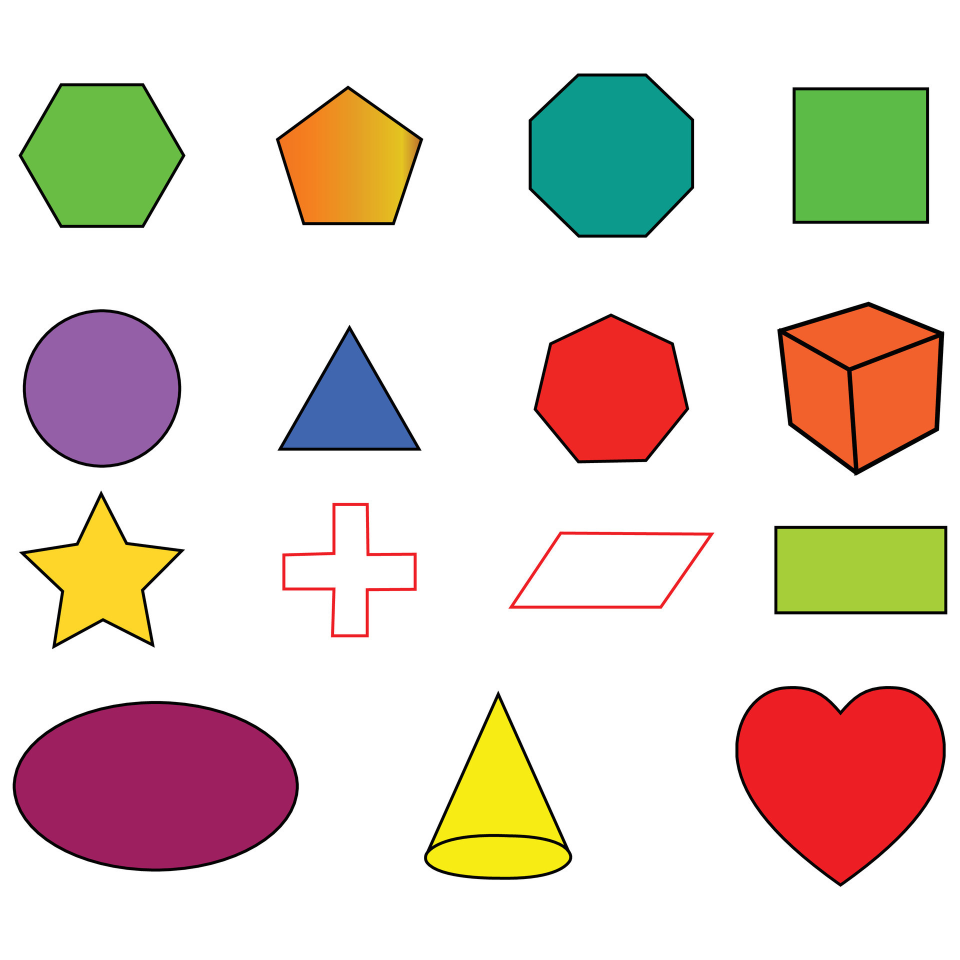
#> input picture day 11/image.jpg, 1920 x 1920 px, found by its file name (shown at 1/2 size)
$ python detect_simple_shapes.py
#> lines starting #> are read from the running program, lines starting #| are printed output that depends on the picture; after the words box and inside, x2 and y2 are one past the last pixel; in counts of white or black regions, pixels touching at a corner belong together; long printed decimals are rounded
import cv2
import numpy as np
img=cv2.imread(r'C:\\Users\\khan\Desktop\\cv2_practise\\day 11\\image.jpg')
#> img is the input picture: shape (1920, 1920, 3); mean B, G, R 203.7, 213.5, 227
img=cv2.resize(img,(768,768))
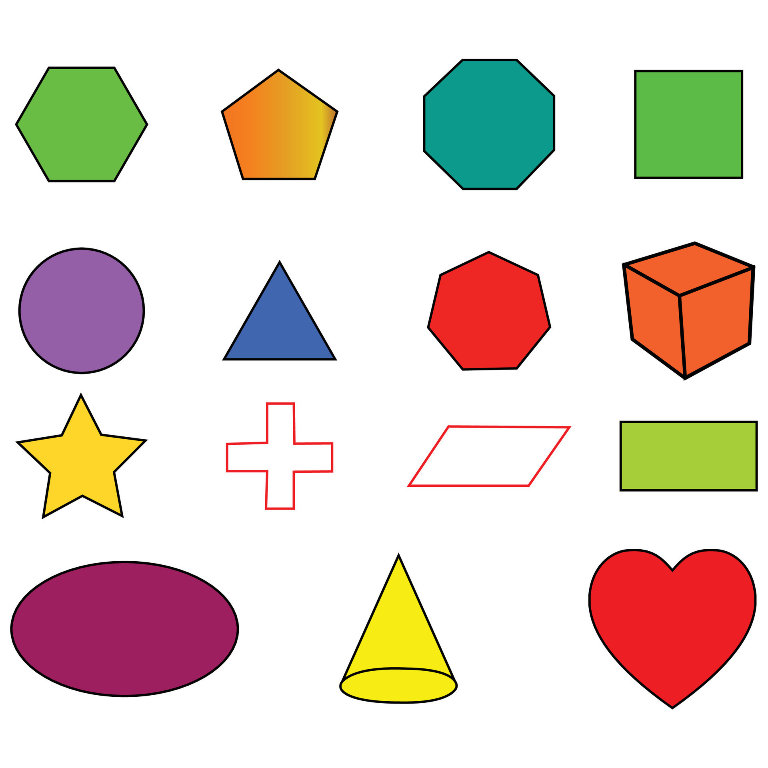
#> img: shape (768, 768, 3); mean B, G, R 203.8, 213.5, 227
img_gray=cv2.cvtColor(img,cv2.COLOR_BGR2GRAY)
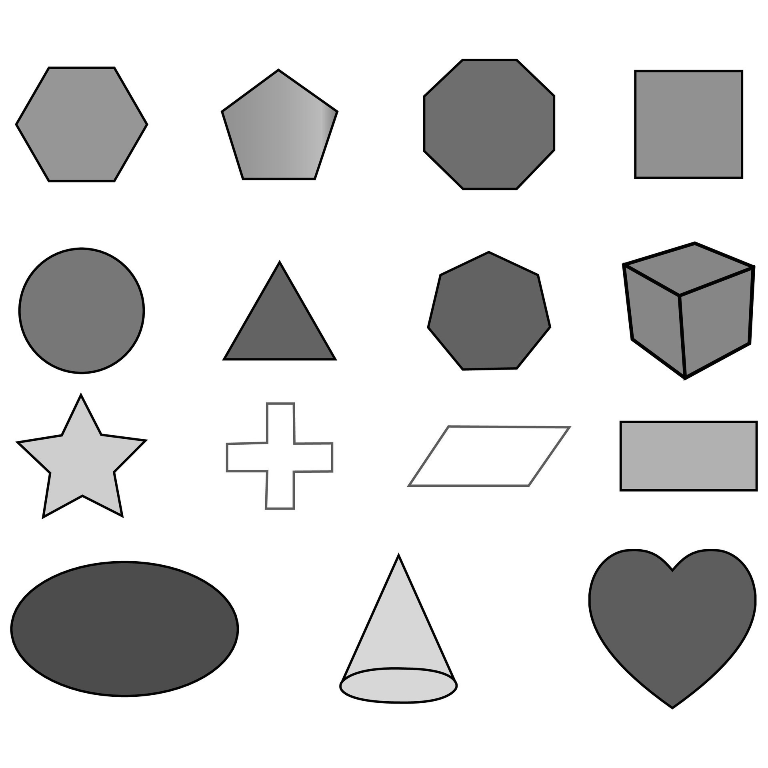
#> img_gray: shape (768, 768); min 0, max 255, mean 216.5

_,thresh=cv2.threshold(img_gray,240,255,cv2.THRESH_BINARY)
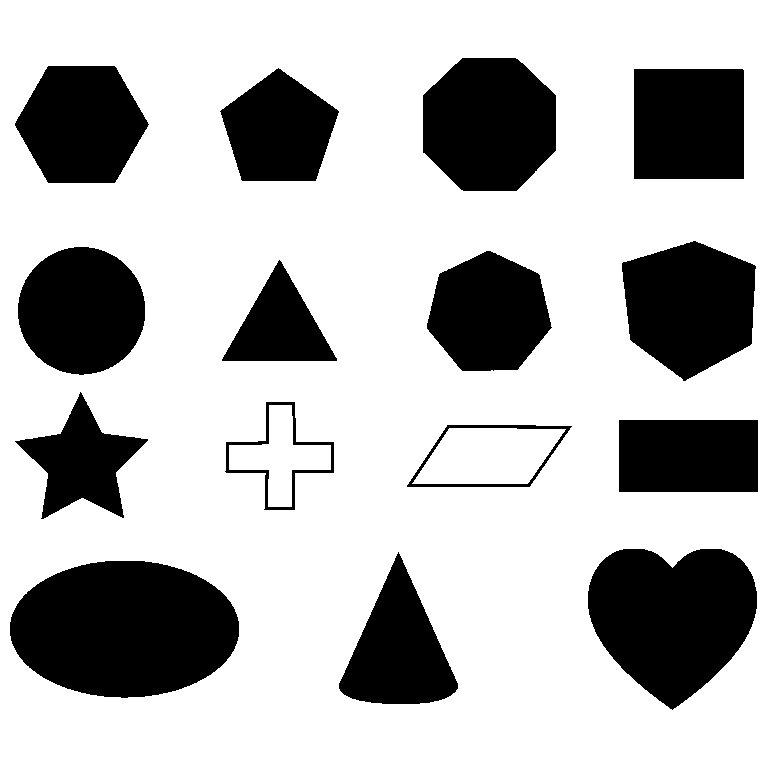
#> thresh: shape (768, 768); 72% white; 15 black regions
contours,_=cv2.findContours(thresh,cv2.RETR_TREE,cv2.CHAIN_APPROX_NONE)
#> contours = 18 contours; largest, box (x1, y1, x2, y2) and area: (0, 0, 768, 768) 588289, (9, 560, 240, 699) 24974, (587, 548, 758, 711) 19718, (422, 57, 557, 192) 14827, (621, 240, 757, 382) 14084

for contour in contours:
    approx=cv2.approxPolyDP(contour,0.01*cv2.arcLength(contour,True),True)
    cv2.drawContours(img,[approx],0,(0,0,0),5)
    x=approx.ravel()[0]
    y=approx.ravel()[1]-8
    if len(approx)==3:
        cv2.putText(img,'Triangle',(x,y),cv2.FONT_HERSHEY_COMPLEX,0.5,(0,0,0))
    elif len(approx)==4:
        x1,y1,w,h=cv2.boundingRect(approx)
        aspectRatio=float(w)/h
        print(aspectRatio)
        if aspectRatio >=0.95 and aspectRatio<=1.05:
            cv2.putText(img,'Square',(x,y),cv2.FONT_HERSHEY_COMPLEX,0.5,(0,0,0))
        else:

         cv2.putText(img,'rectangle',(x,y),cv2.FONT_HERSHEY_COMPLEX,0.5,(0,0,0))
    elif len(approx)==5:
        cv2.putText(img,'pentagon',(x,y),cv2.FONT_HERSHEY_COMPLEX,0.5,(0,0,0))
    elif len(approx)==10:
        cv2.putText(img,'Star',(x,y),cv2.FONT_HERSHEY_COMPLEX,0.5,(0,0,0))
    elif len(approx)==6:
        cv2.putText(img,'cicle star',(x,y),cv2.FONT_HERSHEY_COMPLEX,0.5,(0,0,0))
    elif len(approx)==7:
        cv2.putText(img,'Star circle 7',(x,y),cv2.FONT_HERSHEY_COMPLEX,0.5,(0,0,0))
    elif len(approx)==2:
        cv2.putText(img,'Heart',(x,y),cv2.FONT_HERSHEY_COMPLEX,0.5,(0,0,0))
    else:

        cv2.putText(img,'Complex shapes !',(x,y),cv2.FONT_HERSHEY_COMPLEX,0.5,(0,0,0))
#> this loop made 18 passes
#> (approx, x, y, x1, y1, w, h, aspectRatio) on passes 1, 5, 6, 7, 15: ([[0, 0], [0, 767], [767, 767], [767, 0]], 0, -8, 0, 0, 768, 768, 1), ([[406, 486], [447, 424], [572, 426], [529, 487]], 406, 478, 406, 424, 167, 64, 2.61), ([[412, 483], [527, 483], [565, 429], [449, 428]], 412, 475, 412, 428, 154, 56, 2.75), ([[618, 420], [757, 419], [758, 491], [619, 492]], 618, 412, 618, 419, 141, 74, 1.91), ([[633, 69], [742, 68], [744, 178], [634, 179]], 633, 61, 633, 68, 112, 112, 1)
#> (x, y) on passes 2, 3, 4, 8, 9, 10: (9, 614), (398, 543), (616, 542), (266, 393), (269, 397), (80, 383)
#| 1.0
#| 2.609
#| 2.75
#| 1.905
#| 1.0
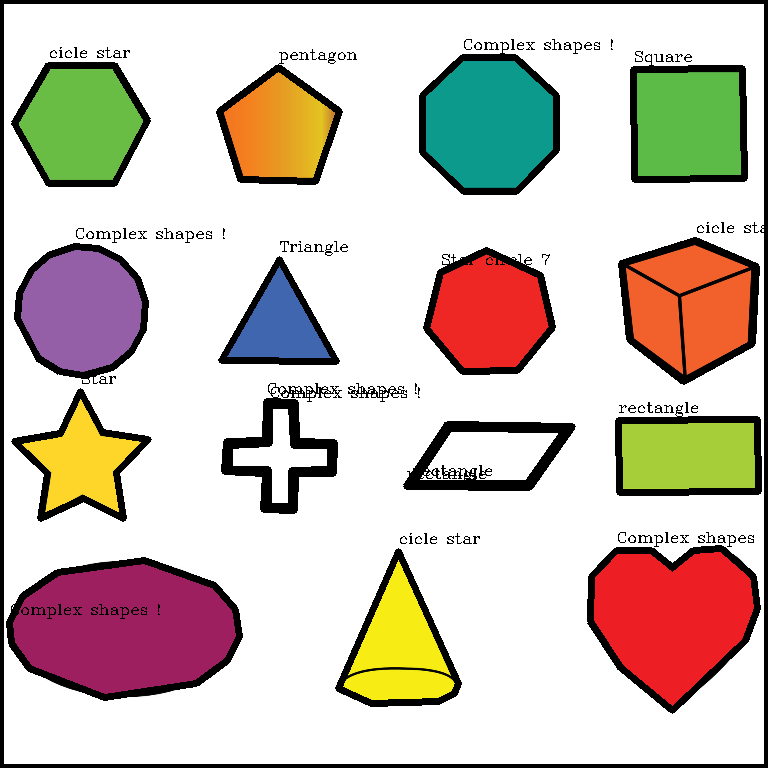
#> img: shape (768, 768, 3); 10.84% of pixels changed, all inside (x1, y1, x2, y2) = (0, 0, 768, 768)


cv2.imshow('shapes',img)
cv2.waitKey(0)
cv2.destroyAllWindows()
